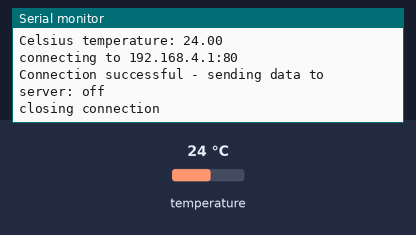
Simulated run of this sketch. Board: ESP8266 (NodeMCU). Shown: the last lines printed to the serial monitor. The inputs (shaded band) are chosen by the test bench; at power-on: temperature 24 °C. WiFi joins after 1.5 s; servers stay silent unless stated.

Above: at 2.7 s.
2.8 s: temperature set to 12 °C
At 13.4 s:
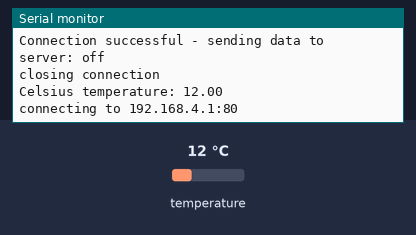
14.9 s: temperature set to 19 °C
At 25.6 s:
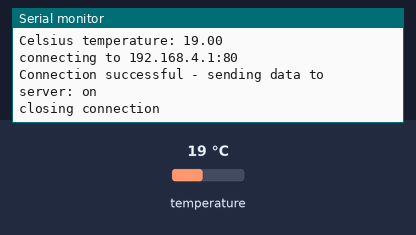

The sketch:

sketch_wifiSender.ino
```cpp
/*
    This sketch establishes a TCP connection to a "quote of the day" service.
    It sends a "hello" message, and then prints received data.
*/

#include <ESP8266WiFi.h>
#include <OneWire.h>
#include <DallasTemperature.h>
#ifndef STASSID
#define STASSID "ESPA"
#define STAPSK "12345678"
#endif

#define ONE_WIRE_BUS 14
OneWire oneWire(ONE_WIRE_BUS);
DallasTemperature sensors(&oneWire);

WiFiClient client;
const char* ssid = STASSID;
const char* password = STAPSK;

const char* host = "192.168.4.1";
const uint16_t port = 80;
bool onCooldown = false;
void setup() {
  Serial.begin(115200);

  // We start by connecting to a WiFi network

  Serial.println();
  Serial.print("Connecting to ");
  Serial.println(ssid);

  /* Explicitly set the ESP8266 to be a WiFi-client, otherwise, it by default,
     would try to act as both a client and an access-point and could cause
     network-issues with your other WiFi-devices on your WiFi-network. */
  WiFi.mode(WIFI_STA);
  WiFi.begin(ssid, password);

  while (WiFi.status() != WL_CONNECTED) {
    delay(500);
    Serial.print(".");
  }

  Serial.println("");
  Serial.println("WiFi connected");
  Serial.println("IP address: ");
  Serial.println(WiFi.localIP());

  // Start sensor
  sensors.begin();
}

void loop() {

  sensors.requestTemperatures();
  Serial.print("Celsius temperature: ");
  float temp = sensors.getTempCByIndex(0);
  Serial.println(temp);
  if(temp > 21.0) {
    attemptSendSignal(false);
  }
  else {
    attemptSendSignal(true);
  }
  delay(5000);

  if (onCooldown) {
    delay(5000);
    onCooldown = false;
  }
}
void attemptSendSignal(bool turnOn) {
  Serial.print("connecting to ");
  Serial.print(host);
  Serial.print(':');
  Serial.println(port);

  if (!client.connect(host, port)) {
    const int time = 5000;
    Serial.print("connection failed...will try again in ");
    Serial.print(time / 1000);
    Serial.println(" seconds.");
    delay(time);
    return;
  }
  Serial.print("Connection successful - sending data to server: ");Serial.println(turnOn? "on":"off");
  if (client.connected()) {
    if (turnOn) {
      client.println("GET /H");
    } else {
      client.println("GET /L");
    }
    onCooldown=true;
  }

  closeConnection();
}
void closeConnection() {
  // Close the connection
  Serial.println();
  Serial.println("closing connection");
  client.stop();
}
```

Measured:
- after the input at 2.8 s, the serial monitor: prints a new line after 10.4 s (image 1)
- after the input at 14.9 s, the serial monitor: prints a new line after 9.3 s (image 2)
